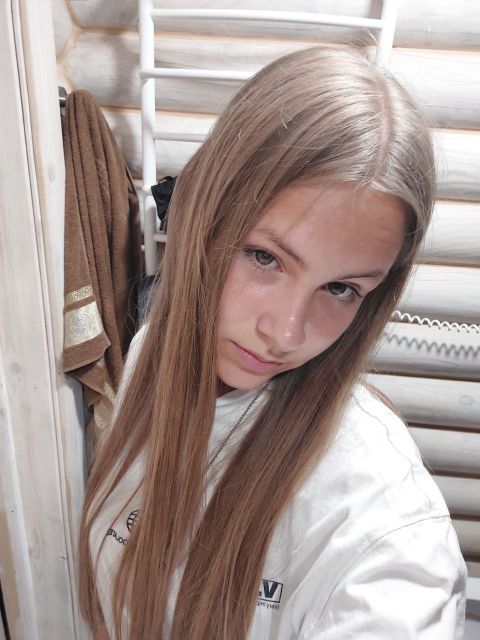
#> input picture images/imagehw2902.jpg, 960 x 1280 px (shown at 1/2 size)
$ python HW_lesson3.py
#> lines starting #> are read from the running program, lines starting #| are printed output that depends on the picture
import cv2
import numpy as np
image = cv2.imread("images/imagehw2902.jpg")
#> image is the input picture: shape (1280, 960, 3); mean B, G, R 148, 152.9, 168.4
image = cv2.resize(image, (image.shape[1]//2, image.shape[0]//2))
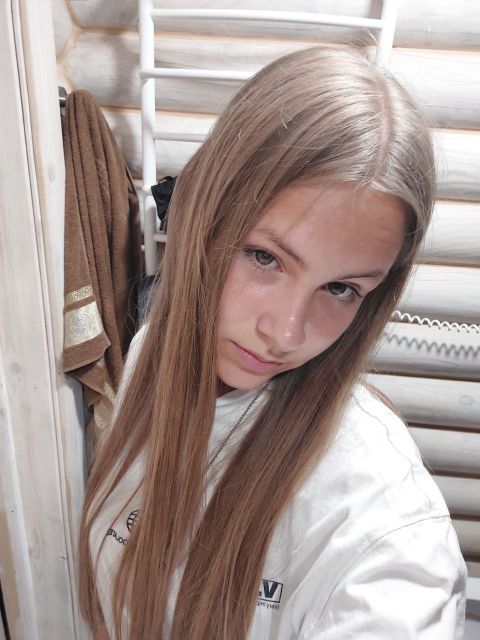
#> image: shape (640, 480, 3); mean B, G, R 148.1, 153, 168.6
print(image.shape)
#| (640, 480, 3)
cv2.rectangle(image, (180, 170), (410, 390), 3)
cv2.putText(image, "Alisa Koroid", (192, 415), cv2.FONT_HERSHEY_TRIPLEX, 1, (0, 0, 0))
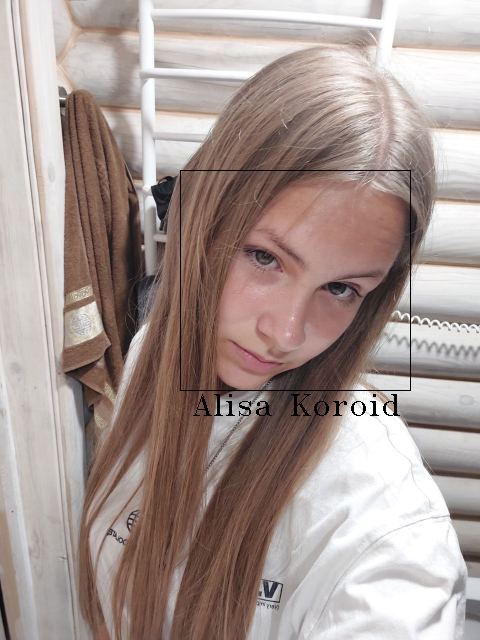
#> image: shape (640, 480, 3); mean B, G, R 147.4, 152.3, 167.7


cv2.imshow("image", image)
cv2.waitKey(0)
cv2.destroyAllWindows()

$ run again, with images/1people.jpg copied over images/imagehw2902.jpg
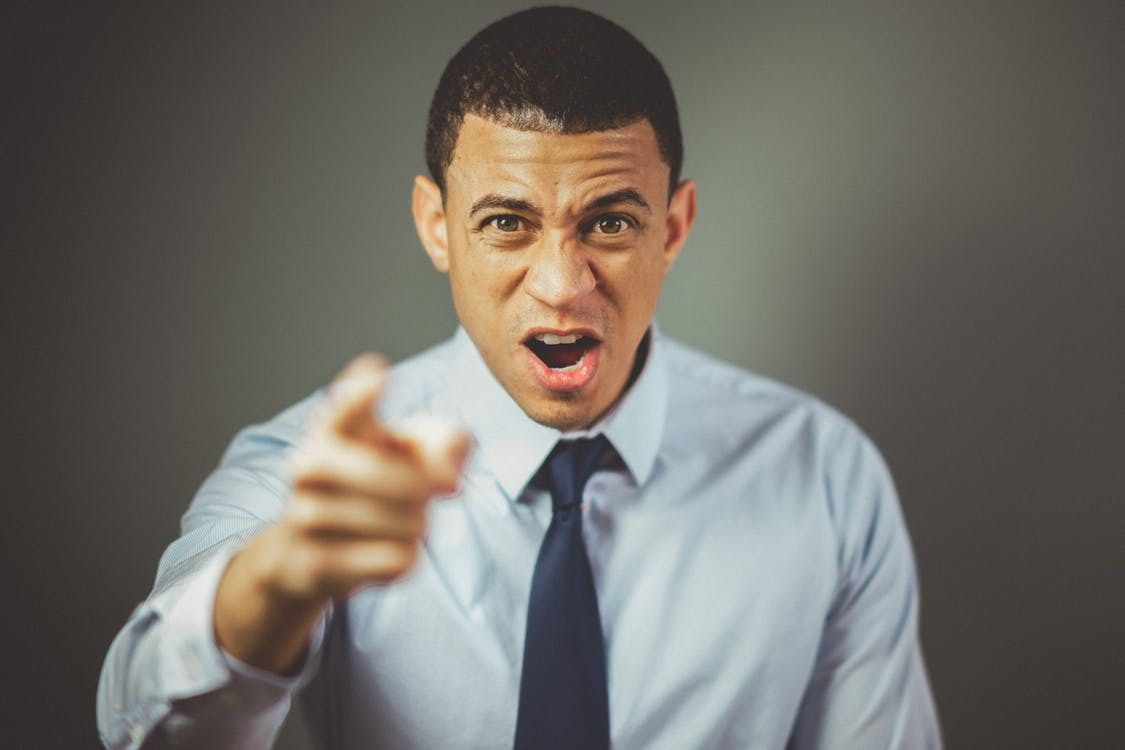
#> input picture images/1people.jpg, 1125 x 750 px
#> image is the input picture: shape (750, 1125, 3); mean B, G, R 103.5, 109.7, 113.2
#| (375, 562, 3)
#> `cv2.rectangle(image, (180, 170), (410, 390), 3)`:
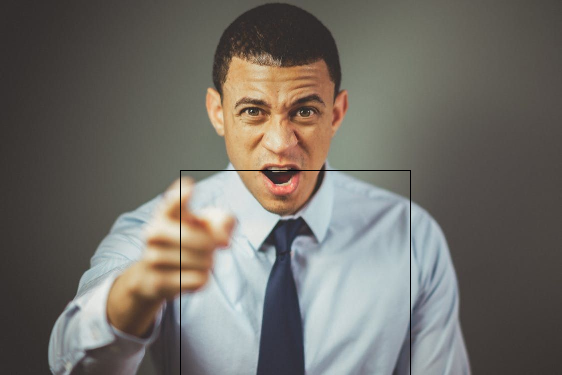
#> image: shape (375, 562, 3); mean B, G, R 103.2, 109.3, 112.8

$ run again, with images/4people.jpg copied over images/imagehw2902.jpg
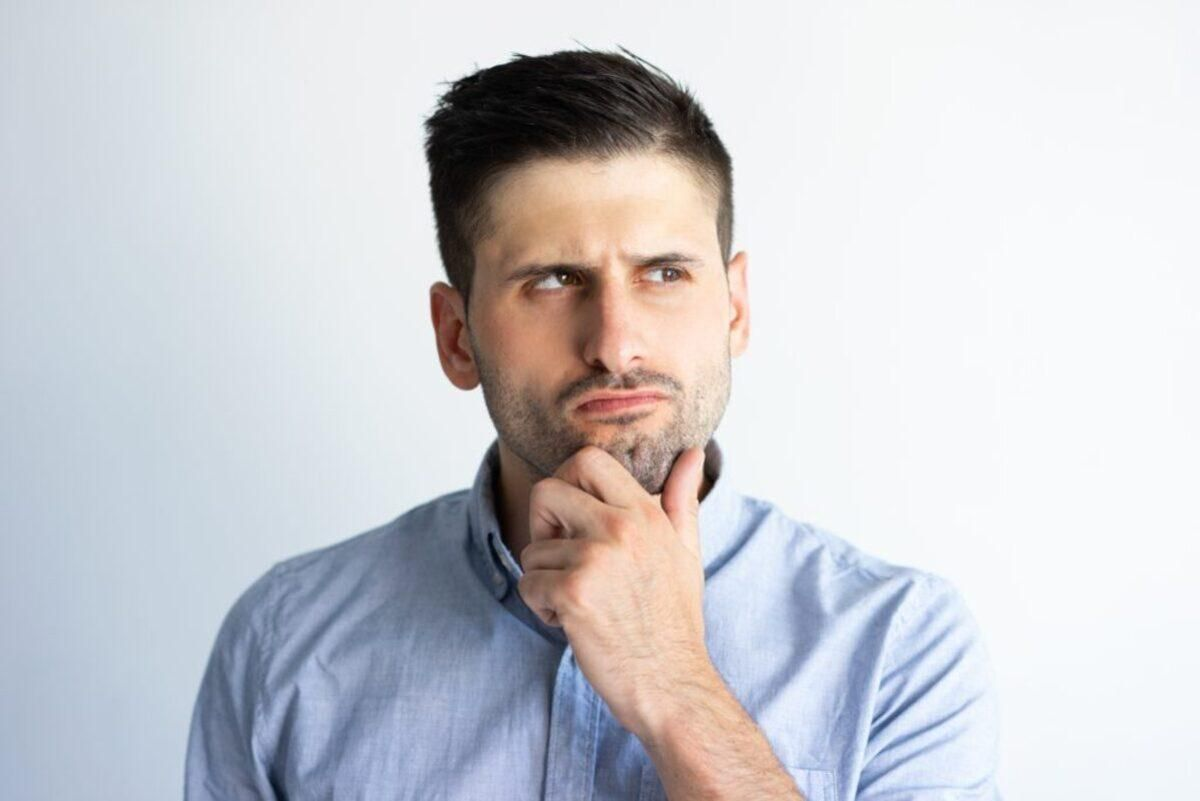
#> input picture images/4people.jpg, 1200 x 801 px
#> image is the input picture: shape (801, 1200, 3); mean B, G, R 209.4, 204.5, 204.3
#| (400, 600, 3)
#> `cv2.rectangle(image, (180, 170), (410, 390), 3)`:
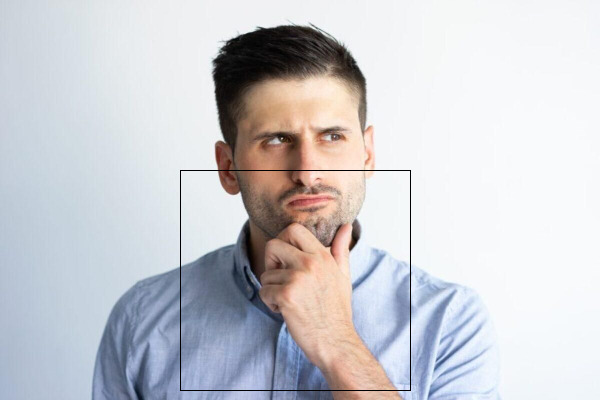
#> image: shape (400, 600, 3); mean B, G, R 208.6, 203.7, 203.5
